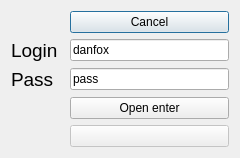
<?xml version="1.0" encoding="UTF-8"?>
<ui version="4.0">
 <class>Dialog_con</class>
 <widget class="QDialog" name="Dialog_con">
  <property name="geometry">
   <rect>
    <x>0</x>
    <y>0</y>
    <width>240</width>
    <height>157</height>
   </rect>
  </property>
  <property name="windowTitle">
   <string>Dialog</string>
  </property>
  <layout class="QGridLayout" name="gridLayout">
   <item row="0" column="2">
    <widget class="QPushButton" name="pushButton_2">
     <property name="text">
      <string>Cancel</string>
     </property>
    </widget>
   </item>
   <item row="1" column="0">
    <widget class="QLabel" name="label">
     <property name="font">
      <font>
       <pointsize>14</pointsize>
      </font>
     </property>
     <property name="text">
      <string>Login</string>
     </property>
    </widget>
   </item>
   <item row="2" column="0" colspan="2">
    <widget class="QLabel" name="label_2">
     <property name="font">
      <font>
       <pointsize>14</pointsize>
      </font>
     </property>
     <property name="text">
      <string>Pass</string>
     </property>
    </widget>
   </item>
   <item row="2" column="2">
    <widget class="QLineEdit" name="le_pass">
     <property name="text">
      <string>pass</string>
     </property>
    </widget>
   </item>
   <item row="3" column="2">
    <widget class="QPushButton" name="pushButton">
     <property name="text">
      <string>Open enter</string>
     </property>
    </widget>
   </item>
   <item row="4" column="2">
    <widget class="QPushButton" name="button_ok">
     <property name="enabled">
      <bool>false</bool>
     </property>
     <property name="text">
      <string/>
     </property>
    </widget>
   </item>
   <item row="1" column="2">
    <widget class="QLineEdit" name="le_log">
     <property name="text">
      <string>danfox</string>
     </property>
    </widget>
   </item>
  </layout>
 </widget>
 <resources/>
 <connections>
  <connection>
   <sender>pushButton_2</sender>
   <signal>clicked()</signal>
   <receiver>Dialog_con</receiver>
   <slot>reject()</slot>
   <hints>
    <hint type="sourcelabel">
     <x>155</x>
     <y>24</y>
    </hint>
    <hint type="destinationlabel">
     <x>119</x>
     <y>75</y>
    </hint>
   </hints>
  </connection>
  <connection>
   <sender>button_ok</sender>
   <signal>clicked()</signal>
   <receiver>Dialog_con</receiver>
   <slot>accept()</slot>
   <hints>
    <hint type="sourcelabel">
     <x>155</x>
     <y>123</y>
    </hint>
    <hint type="destinationlabel">
     <x>119</x>
     <y>75</y>
    </hint>
   </hints>
  </connection>
 </connections>
</ui>
